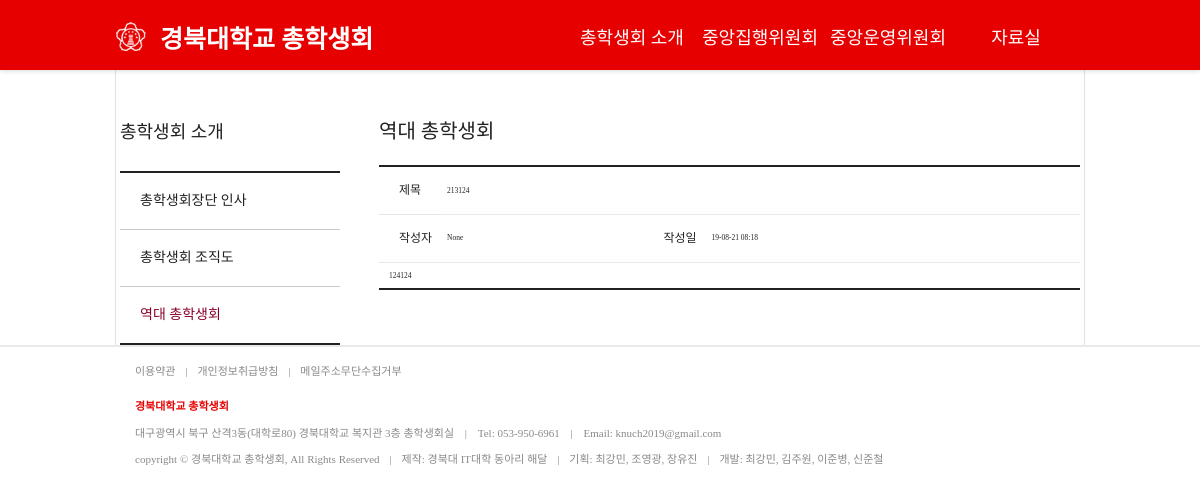
/instructions/history/detail/12, run on the app's committed database.
### instructions/models.py (models this page shows, shortened)
class Post(models.Model):
    author = models.ForeignKey(User, on_delete=models.DO_NOTHING, related_name='user_info_his', null=True, blank=True)
    postname = models.CharField(max_length=50)
    image = models.ImageField(upload_to='instructions/his_img/%Y/%m/%d', blank=True)
    file = models.FileField(upload_to='instructions/his_file/%Y/%m/%d', blank=True)
    text = models.TextField(blank=True)
    updated = models.DateTimeField(auto_now_add=True)
    class Meta:
        ordering = ['-updated']

### instructions/views.py (the view)
# urls.py: path('history/detail/<int:id>', his_detail, name='his_detail'),
def his_detail(request, id):
    post = Post.objects.get(id=id)
    return render(request, 'instructions/his_detail.html', {'post' : post})

### instructions/templates/instructions/his_detail.html (shortened to what this page needs)
{% extends 'base.html' %}
{% block contents %}
<div id="wrapper">
        <div id="container">
            <div class="side-menu">
                <p class="main-title">총학생회 소개</p>
                <ul class="menu">
                    <li><a class=" " href="/instructions/">총학생회장단 인사</a></li>
                    <li><a class=" " href="/instructions/depart/">총학생회 조직도</a></li>
                    <li><a class="current" href="#">역대 총학생회</a></li>
                </ul>
            </div>
            <div class="board-view">
                <h2 id="container_title">역대 총학생회<span class="sound_only"> 목록</span></h2>
                <div class="tbl_frm01 tbl_wrap tbl-content">
                    <table>
                        <tbody>
                        <tr>
                            <th scope="row">제목</th>
                            <td colspan="5">{{ post.postname }}</td>
                        </tr>
                        <tr>
                            <th>작성자</th>
                            <td><span class="sv_member">{{ post.author }}</span></td>
                            <th>작성일</th>
                            <td>{{ post.updated|date:"y-m-d h:i" }}</td>
                        </tr>
                        <tr>
                            <td colspan="6" class="td-content">
                                <div id="bo_v_con">
                                    {{ post.text }}
                                </div>
                            </td>
                        </tr>
                        </tbody>
                    </table>
                </div>
            </div>
        </div>
</div>
{% endblock %}

### static/mod.css (style rules this page uses)
html, body { font-family: 'Nanum Barun Gothic'; font-weight: 400; }
#wrapper { position: relative; float: inherit; min-width: 960px; width: 100%; border: none; }
#wrapper > #container { position: inherit; float: inherit; min-height: inherit; width: 960px; height: 100% !important; border: none; margin: 0 auto; padding: 0; background-color: inherit; }
#wrapper > #container > div.side-menu { display: inline-block; margin-top: 49px; width: 220px; vertical-align: top; float: left; }
#wrapper > #container > div.side-menu > .main-title { font-family: 'Nanum Barun Gothic Bold'; font-size: 18px; font-weight: 400; color: #212121; }
#wrapper > #container > div.side-menu > ul.menu { list-style: none; margin: 25px 0 0 0; padding: 0; border-top: 2px solid #212121; border-bottom: 2px solid #212121; }
#wrapper > #container > div.side-menu > ul.menu > li { border-top: 1px solid #c8c8c8; }
#wrapper > #container > div.side-menu > ul.menu > li:first-child { border: none; }
#wrapper > #container > div.side-menu > ul.menu > li > a { display: block; font-family: 'Nanum Barun Gothic'; font-size: 14px; font-weight: 400; color: #212121; padding: 17px 0 18px 20px; }
#wrapper > #container > div.side-menu > ul.menu > li > a.current { font-family: 'Nanum Barun Gothic Bold'; color: #8b0029; }

### data on the page
Post: postname "213124", author "None", updated "19-08-21 08:18", text "124124"
